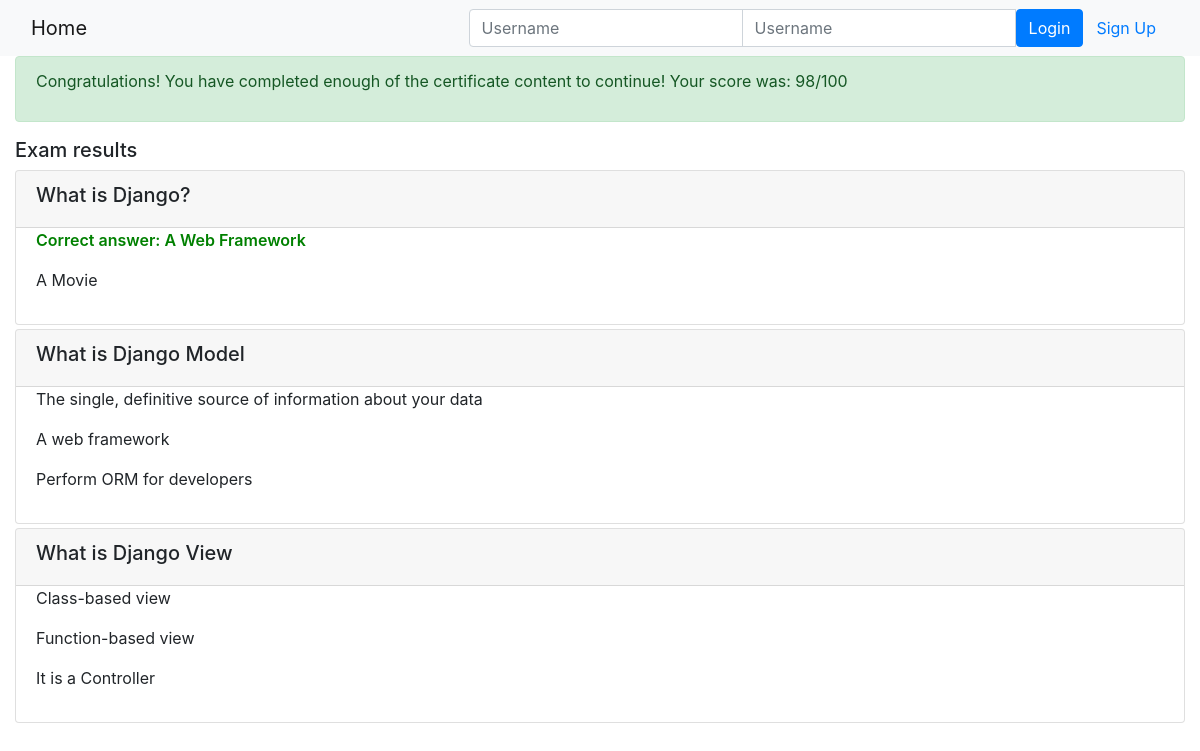
The app's page /onlinecourse/show_exam_result/15 with its own data.
### onlinecourse/models.py (models this page shows, shortened)
class Question(models.Model):
    lesson_id = models.ForeignKey(Lesson, on_delete=models.CASCADE)
    question_text = models.CharField(max_length=100, default="")
    grade = models.FloatField(default=0.0)

class Choice(models.Model):
    question_id = models.ForeignKey(Question, on_delete=models.CASCADE)
    is_correct = models.BooleanField(default=False)
    choice_text = models.CharField(max_length=100, default="")

### onlinecourse/views.py (the view)
# urls.py: path('show_exam_result/<int:course_id><int:submission_id>', views.show_exam_result, name='show_exam_result')
def show_exam_result(request, course_id, submission_id):
    course = get_object_or_404(Course, pk=course_id)
    submission = get_object_or_404(Submission, pk=submission_id)
    print('****************\n\n')
    print(course)
    print('****************\n\n')
    print(submission)
    print('****************\n\n')
    submitted_choices = submission.choices.all()
    lesson = Lesson.objects.filter(course=course_id)
    print(lesson)
    print('****************\n\n')
    context = {}
    context['course'] = course
    context['submitted_choices'] = submitted_choices
    context['grade'] = 98
    context['lesson'] = lesson
    return render(request, 'onlinecourse/exam_result_bootstrap.html', context)

### onlinecourse/models.py (called while the page is built)
    def __str__(self):
        return "Name: " + self.name + "," + \
               "Description: " + self.description

### onlinecourse/templates/onlinecourse/exam_result_bootstrap.html (shortened to what this page needs)
<!DOCTYPE html>
<html lang="en">
  <head>
    {% load static %}
    <link
      rel="stylesheet"
      href="https://maxcdn.bootstrapcdn.com/bootstrap/4.5.2/css/bootstrap.min.css"
    />
  </head>
  <body>
    <nav class="navbar navbar-light bg-light">
      <div class="container-fluid">
        <div class="navbar-header">
          <a class="navbar-brand" href="{% url 'onlinecourse:index' %}">Home</a>
        </div>
        <ul class="nav navbar-nav navbar-right">
          {% if user.is_authenticated %}
          <li>
            <a class="btn btn-link" href="#"
              >{{ user.first_name }}({{ user.username }})</a
            >
            <a class="btn btn-link" href="{% url 'onlinecourse:logout' %}"
              >Logout</a
            >
          </li>
          {% else %}
          <li>
            <form
              class="form-inline"
              action="{% url 'onlinecourse:login' %}"
              method="post"
            >
              <div class="input-group">
                <input
                  type="text"
                  class="form-control"
                  placeholder="Username"
                  name="username"
                />
                <input
                  type="password"
                  class="form-control"
                  placeholder="Username"
                  name="psw"
                />
                <button class="btn btn-primary" type="submit">Login</button>
                <a
                  class="btn btn-link"
                  href="{% url 'onlinecourse:registration' %}"
                  >Sign Up</a
                >
              </div>
            </form>
          </li>
          {% endif %}
        </ul>
      </div>
    </nav>
    <div class="container-fluid">
      {% if grade > 80 %}
      <div class="alert alert-success">
        <p>
          Congratulations! You have completed enough of the certificate content
          to continue! Your score was: {{grade}}/100
        </p>
      </div>
      {% endif %}
      <div class="card-columns-vertical mt-1">
        <h5 class="">Exam results</h5>
        {% for lesson in course.lesson_set.all %}
        <div>
          {% for question in lesson.question_set.all %}
          <div class="card mt-1">
            <div class="card-header">
              <h5>{{question.question_text}}</h5>
            </div>
            <div class="form-group">
              {% for choice in question.choice_set.all %}
              <div class="form-check">
                <label class="form-check-label">
                  {% if choice.choice_text == "A Web Framework" %}
                  <p style="color: green; font-weight: 625">
                    Correct answer: {{ choice.choice_text }}
                  </p>
                  {% else %}
                  <p>{{ choice.choice_text }}</p>
                  {% endif %}
                </label>
              </div>
              {%endfor%}
            </div>
          </div>
          {%endfor%}
        </div>
        {%endfor%}
      </div>
    </div>
  </body>
</html>

### records on screen
Question: question_text "What is Django?"
Choice: choice_text "A Web Framework"
Choice: choice_text "A Movie"
Question: question_text "What is Django Model"
Choice: choice_text "The single, definitive source of information about your data"
Choice: choice_text "A web framework"
Choice: choice_text "Perform ORM for developers"
Question: question_text "What is Django View"
Choice: choice_text "Class-based view"
Choice: choice_text "Function-based view"
Choice: choice_text "It is a Controller"

### other values on screen
{{ grade }} "98"
